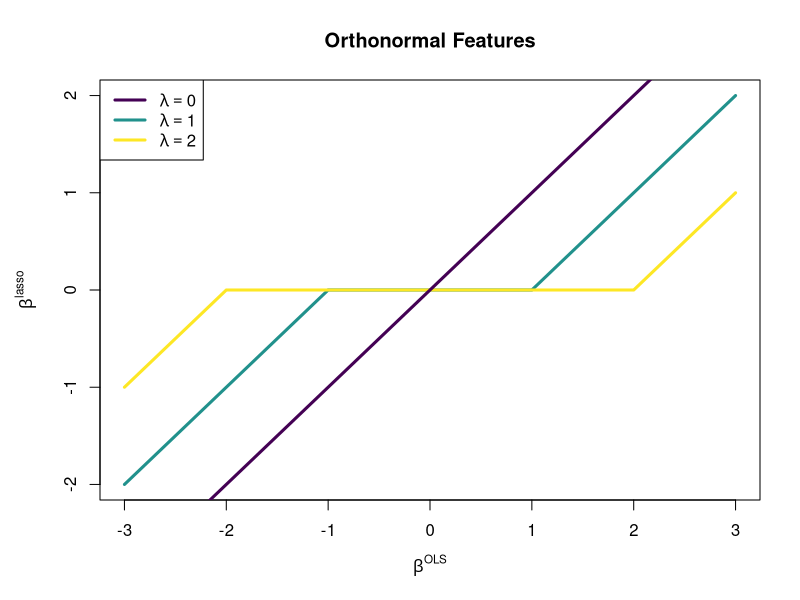
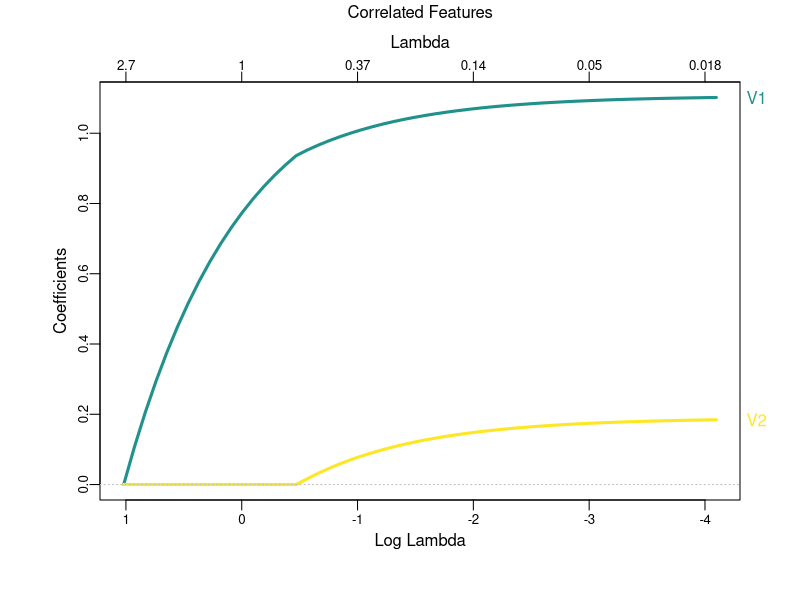
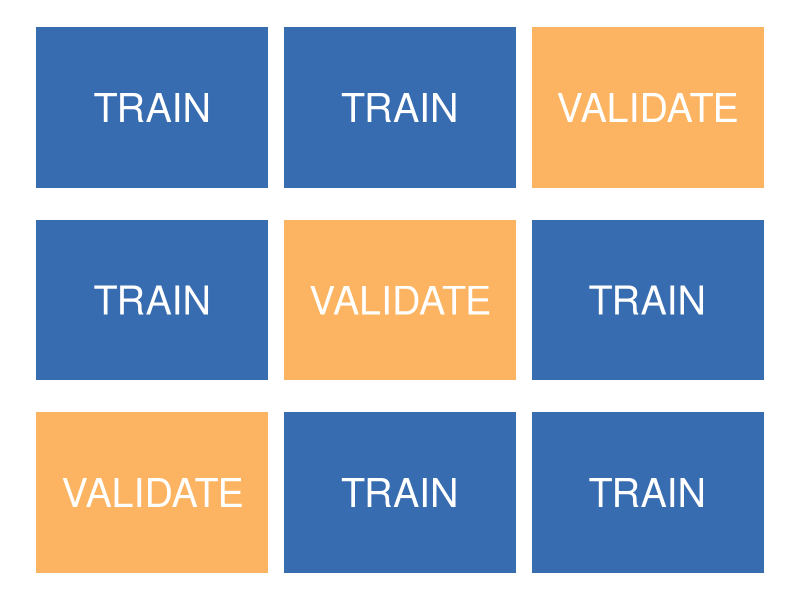

Write the R code that produced these figures, in order.
## ---- chunk 1
#| echo: false
#| message: false
library(ggthemes)
ols <- seq(-3, 3, 0.1)
f1 <- ifelse(ols >= 1, ols-1,
             ifelse(ols <= -1, ols+1, 0))
f2 <- ifelse(ols >=2, ols-2,
             ifelse(ols <= -2, ols+2, 0))
f3 <- ols
par(mar=c(5,5,4,2))
plot(ols, f1, type = "l", lwd = 3, col = "#21918c", xlab = expression(beta^OLS),
     ylab = expression(beta^lasso), main = "Orthonormal Features")
points(ols, f2, type = "l", lwd = 3, col = "#fde725")
points(ols, f3, type = "l", lwd = 3, col = "#440154")
legend("topleft",
       legend=c(expression(lambda==0), expression(lambda==1), expression(lambda==2)),
       col=c("#440154", "#21918c", "#fde725"),
       lty = c(1, 1, 1),
       lwd = c(3, 3, 3))
## ---- chunk 2
#| echo: false
#| message: false
library(glmnet)
library(MASS)
library(plotmo)
mu <- c(5,5)
sd <- c(2,2)
r <- 0.6
sigma <- matrix(
  c(sd[1]^2,r*sd[1]*sd[2],r*sd[1]*sd[2],sd[2]^2),
  nrow = 2, ncol = 2, byrow = TRUE
)
n <- 100
set.seed(1617)
X <- mvrnorm(n, mu, sigma)
e <- rnorm(n, 0, 2)
y <- -2 + X[,1] + 0.2*X[,2] + e
lasso_fit <- glmnet(X, y, alpha = 1)
plot_glmnet(lasso_fit, lwd = 3, col = c("#21918c","#fde725"),
            main = "Correlated Features")
## ---- chunk 3
#| message: false
library(tidyverse)
dummy <- data.frame(x = c(1), y = c(2))
ggplot(dummy) +
  geom_rect(aes(xmin = 0, xmax = 0.75,
                ymin = 0, ymax = 0.25),
            fill = "#386cb0") +
  geom_rect(aes(xmin = 0.8, xmax = 1.55,
                ymin = 0, ymax = 0.25), fill = "#386cb0") +
  geom_rect(aes(xmin = 1.6, xmax = 2.35,
                ymin = 0, ymax = 0.25),
            fill = "#fdb462") +
  geom_rect(aes(xmin = 0, xmax = 0.75,
                ymin = -0.3, ymax = -0.05),
            fill = "#386cb0") +
  geom_rect(aes(xmin = 0.8, xmax = 1.55,
                ymin = -0.3, ymax = -0.05),
            fill = "#fdb462") +
  geom_rect(aes(xmin = 1.6, xmax = 2.35,
                ymin = -0.3, ymax = -0.05),
            fill = "#386cb0") +
  geom_rect(aes(xmin = 0, xmax = 0.75,
                ymin = -0.6, ymax = -0.35),
            fill = "#fdb462") +
  geom_rect(aes(xmin = 0.8, xmax = 1.55,
                ymin = -0.6, ymax = -0.35),
            fill = "#386cb0") +
  geom_rect(aes(xmin = 1.6, xmax = 2.35,
                ymin = -0.6, ymax = -0.35),
            fill = "#386cb0") +
  annotate("text",
           x = 0.375,
           y = 0.125,
           label = "TRAIN",
           color = "white",
           size = 10) +
   annotate("text",
           x = 1.175,
           y = 0.125,
           label = "TRAIN",
           color = "white",
           size = 10) +
  annotate("text",
           x = 1.975,
           y = 0.125,
           label = "VALIDATE",
           color = "white",
           size = 10) +
  annotate("text",
           x = 0.375,
           y = -0.175,
           label = "TRAIN",
           color = "white",
           size = 10) +
  annotate("text",
           x = 1.175,
           y = -0.175,
           label = "VALIDATE",
           color = "white",
           size = 10) +
  annotate("text",
           x = 1.975,
           y = -0.175,
           label = "TRAIN",
           color = "white",
           size = 10) +
  annotate("text",
           x = 0.375,
           y = -0.475,
           label = "VALIDATE",
           color = "white",
           size = 10) +
  annotate("text",
           x = 1.175,
           y = -0.475,
           label = "TRAIN",
           color = "white",
           size = 10) +
  annotate("text",
           x = 1.975,
           y = -0.475,
           label = "TRAIN",
           color = "white",
           size = 10) +
  theme_void()
